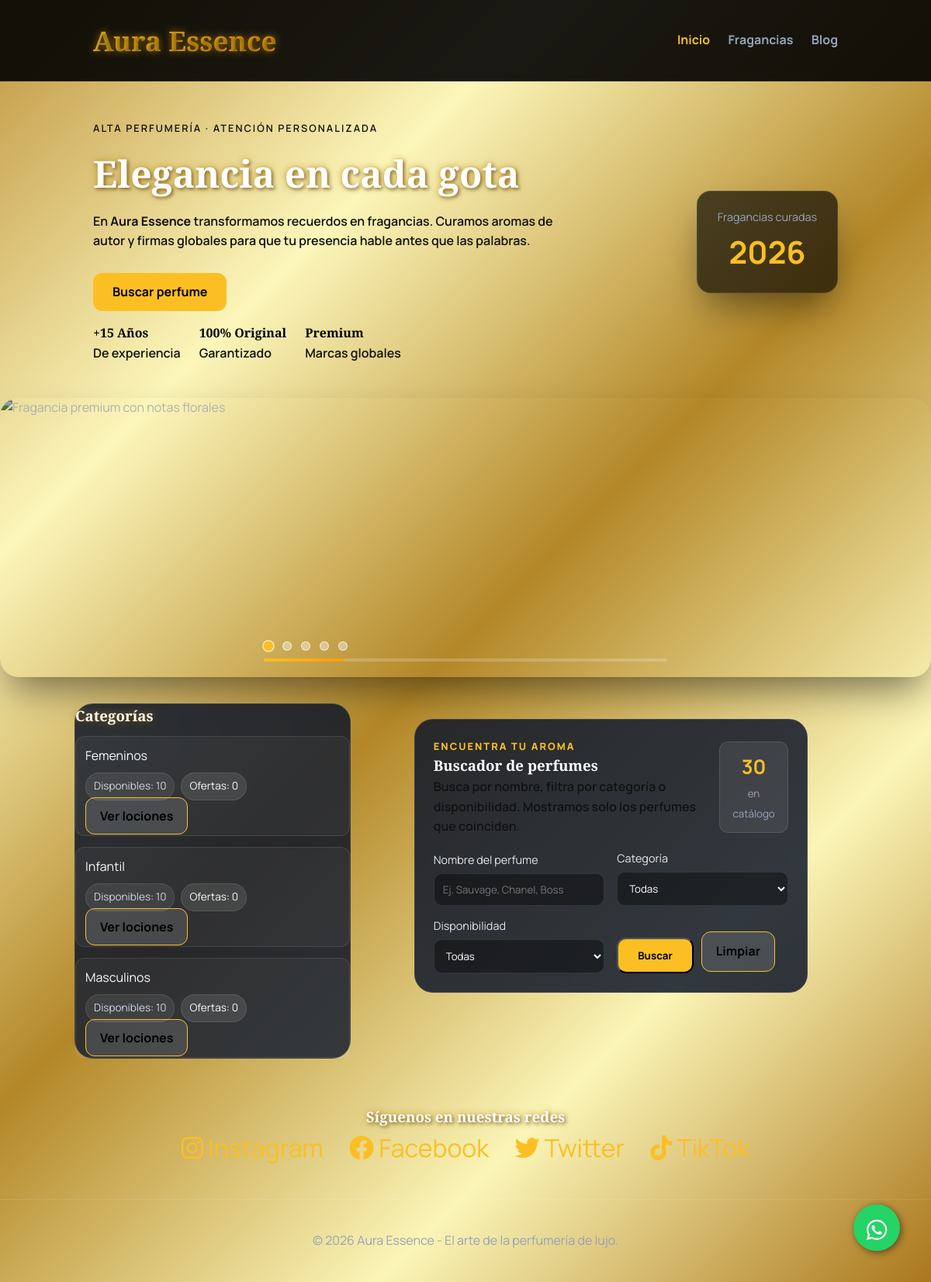
The page / on the database its author committed.
### tables this page shows
CREATE TABLE perfumeria_total (
    id INT AUTO_INCREMENT PRIMARY KEY,
    tipo ENUM('admin', 'categoria', 'producto', 'blog') NOT NULL,
    nombre_titulo VARCHAR(255),
    clave_imagen VARCHAR(255),
    contenido_texto TEXT,
    precio DECIMAL(10, 2) DEFAULT 0.00,
    descuento DECIMAL(5, 2) DEFAULT 0.00,
    destacado TINYINT(1) DEFAULT 0,
    recomendado TINYINT(1) DEFAULT 0,
    estado VARCHAR(50),
    relacion_id INT,
    fecha_registro TIMESTAMP DEFAULT CURRENT_TIMESTAMP
);

### index.php (the view, shortened to what this page needs)
<?php
include 'db_connect.php';
$schemaUpdates = [
    "ALTER TABLE perfumeria_total ADD COLUMN IF NOT EXISTS descuento DECIMAL(5,2) DEFAULT 0.00",
    "ALTER TABLE perfumeria_total ADD COLUMN IF NOT EXISTS destacado TINYINT(1) DEFAULT 0",
    "ALTER TABLE perfumeria_total ADD COLUMN IF NOT EXISTS recomendado TINYINT(1) DEFAULT 0"
];
foreach ($schemaUpdates as $sql) { $conn->query($sql); }
$q = isset($_GET['q']) ? trim($_GET['q']) : '';
$category = isset($_GET['category']) ? intval($_GET['category']) : 0;
$availability = isset($_GET['availability']) ? $_GET['availability'] : '';
$doSearch = ($q !== '' || $category > 0 || $availability !== '');
$nameRes = $conn->query("SELECT nombre_titulo FROM perfumeria_total WHERE tipo='producto' ORDER BY nombre_titulo");
$allNames = [];
while ($n = $nameRes->fetch_assoc()) { $allNames[] = $n['nombre_titulo']; }
$categories = [];
$categoryRes = $conn->query("SELECT id, nombre_titulo FROM perfumeria_total WHERE tipo='categoria' ORDER BY nombre_titulo");
while ($c = $categoryRes->fetch_assoc()) { $categories[] = $c; }
$catStats = [];
$statRes = $conn->query("SELECT relacion_id, COUNT(*) total, SUM(CASE WHEN descuento>0 THEN 1 ELSE 0 END) ofertas FROM perfumeria_total WHERE tipo='producto' GROUP BY relacion_id");
while ($s = $statRes->fetch_assoc()) { $catStats[$s['relacion_id']] = $s; }
$results = null;
?>
<!DOCTYPE html>
<html lang="es">
<head>
    <link rel="stylesheet" href="style.css">
    <link rel="stylesheet" href="https://cdnjs.cloudflare.com/ajax/libs/font-awesome/6.0.0/css/all.min.css">
</head>
<body>
<header>
    <h1>Aura Essence</h1>
    <nav>
        <a href="index.php" class="active">Inicio</a>
        <a href="products.php">Fragancias</a>
        <a href="blog.php">Blog</a>
    </nav>
</header>
<main>
    <section class="welcome hero">
        <div class="hero-text">
            <p class="eyebrow">Alta perfumería · Atención personalizada</p>
            <h2 class="highlight-gold">Elegancia en cada gota</h2>
            <p class="lead">En <strong>Aura Essence</strong> transformamos recuerdos en fragancias. Curamos aromas de autor y firmas globales para que tu presencia hable antes que las palabras.</p>
            <div class="hero-cta">
                <a class="btn-gold" href="#buscador">Buscar perfume</a>
            </div>
            <div class="stats-container">
                <div><h4 class="highlight-gold plain">+15 Años</h4><p>De experiencia</p></div>
                <div><h4 class="highlight-gold plain">100% Original</h4><p>Garantizado</p></div>
                <div><h4 class="highlight-gold plain">Premium</h4><p>Marcas globales</p></div>
            </div>
        </div>
        <div class="hero-badge">
            <span>Fragancias curadas</span>
            <strong><?php echo date('Y'); ?></strong>
        </div>
    </section>
    <section class="carousel">
        <div class="carousel-container">
            <img src="https://images.unsplash.com/photo-1541643600914-78b084683601?auto=format&fit=crop&w=1200" alt="Fragancia premium con notas florales">
        </div>
        <div class="carousel-dots pro-dots">
            <button class="dot active" aria-label="Ir a la diapositiva 1"></button>
            <button class="dot" aria-label="Ir a la diapositiva 2"></button>
            <button class="dot" aria-label="Ir a la diapositiva 3"></button>
            <button class="dot" aria-label="Ir a la diapositiva 4"></button>
            <button class="dot" aria-label="Ir a la diapositiva 5"></button>
            <div class="progress-track"><span class="progress-fill"></span></div>
        </div>
    </section>
    <section class="panel-grid" id="buscador">
        <aside class="category-panel glass-card">
            <h3>Categorías</h3>
            <ul class="category-list">
                <?php foreach ($categories as $cat): $stats = isset($catStats[$cat['id']]) ? $catStats[$cat['id']] : ['total'=>0,'ofertas'=>0]; ?>
                    <li>
                        <span><?php echo $cat['nombre_titulo']; ?></span>
                        <div class="category-tags">
                            <span class="chip muted">Disponibles: <?php echo $stats['total']; ?></span>
                            <span class="chip">Ofertas: <?php echo $stats['ofertas']; ?></span>
                        </div>
                        <a class="btn-outline" href="products.php?category=<?php echo $cat['id']; ?>">Ver lociones</a>
                    </li>
                <?php endforeach; ?>
            </ul>
        </aside>
        <section class="search-panel glass-card">
            <div class="search-head">
                <div>
                    <p class="eyebrow">Encuentra tu aroma</p>
                    <h3>Buscador de perfumes</h3>
                    <p class="lead">Busca por nombre, filtra por categoría o disponibilidad. Mostramos solo los perfumes que coinciden.</p>
                </div>
                <div class="search-total"><strong><?php echo $doSearch && $results ? $results->num_rows : count($allNames); ?></strong><small><?php echo $doSearch ? 'coincidencias' : 'en catálogo'; ?></small></div>
            </div>
            <form class="search-grid" method="GET" action="index.php">
                <label>
                    <span>Nombre del perfume</span>
                    <input list="perfume-names" type="search" name="q" placeholder="Ej. Sauvage, Chanel, Boss" value="<?php echo htmlspecialchars($q); ?>" />
                </label>
                <label>
                    <span>Categoría</span>
                    <select name="category">
                        <option value="0">Todas</option>
                    </select>
                </label>
                <label>
                    <span>Disponibilidad</span>
                    <select name="availability">
                        <option value="">Todas</option>
                    </select>
                </label>
                <div class="filter-actions">
                    <button type="submit" class="btn-gold">Buscar</button>
                    <a class="btn-outline" href="index.php">Limpiar</a>
                </div>
            </form>
        </section>
    </section>
</main>
<section class="social-links">
    <h3>Síguenos en nuestras redes</h3>
    <a href="https://instagram.com" target="_blank"><i class="fab fa-instagram"></i> Instagram</a>
    <a href="https://www.facebook.com/Paola S Ordonez" target="_blank"><i class="fab fa-facebook"></i> Facebook</a>
    <a href="https://twitter.com" target="_blank"><i class="fab fa-twitter"></i> Twitter</a>
    <a href="https://www.tiktok.com/@pao.1324" target="_blank"><i class="fab fa-tiktok"></i> TikTok</a>
</section>
<footer>
    <p>&copy; <?php echo date("Y"); ?> Aura Essence - El arte de la perfumería de lujo.</p>
</footer>
<a href="https://wa.me/3135086534?text=Hola! Me gustaría hacer una consulta general." class="whatsapp-float" target="_blank" aria-label="Escríbenos por WhatsApp">
    <i class="fab fa-whatsapp"></i>
</a>
</body>
</html>

### rows shown on the page
perfumeria_total: nombre_titulo "Femeninos", total "10", ofertas "0"
perfumeria_total: nombre_titulo "Infantil", total "10", ofertas "0"
perfumeria_total: nombre_titulo "Masculinos", total "10", ofertas "0"

### other values the page prints
count($allNames) "30"
